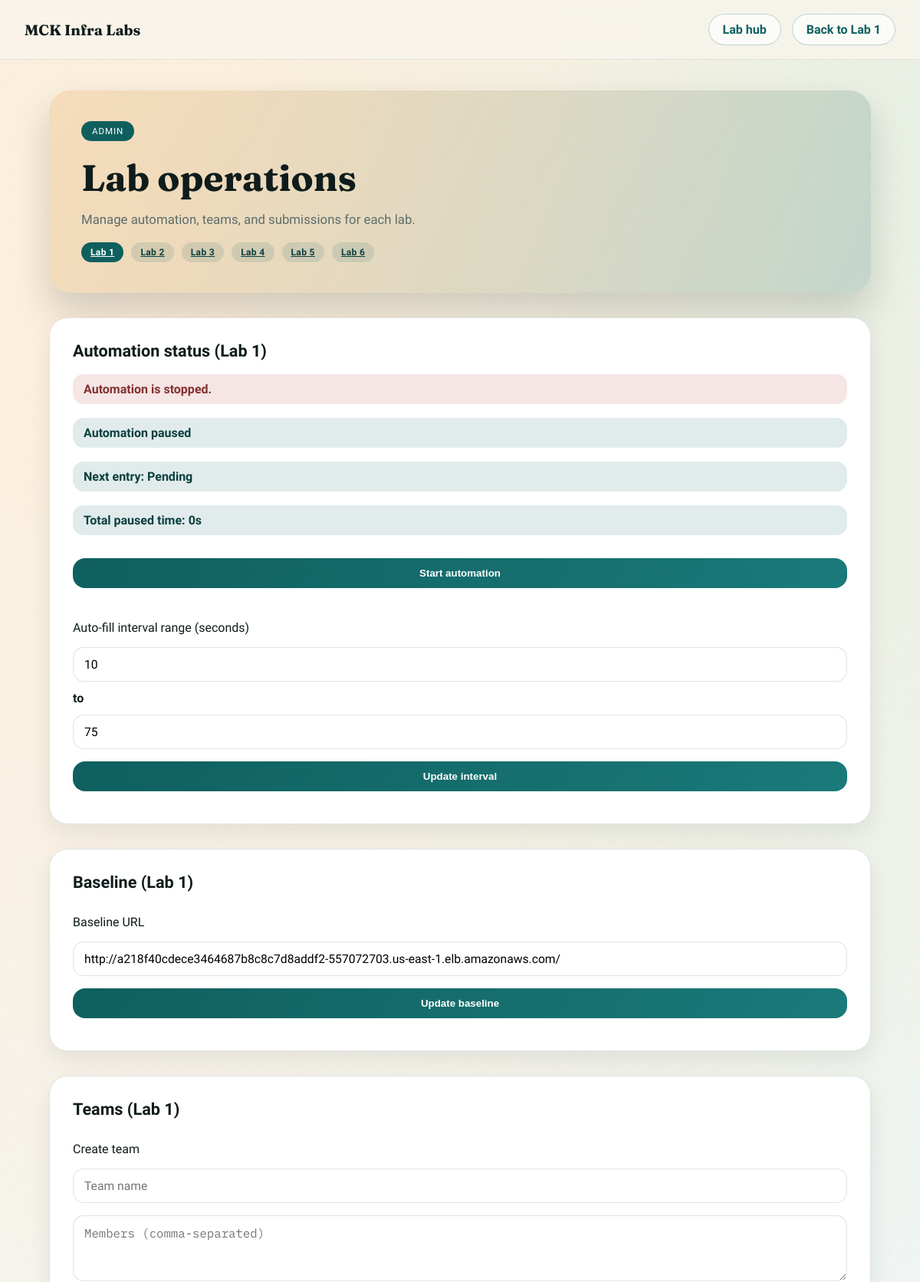
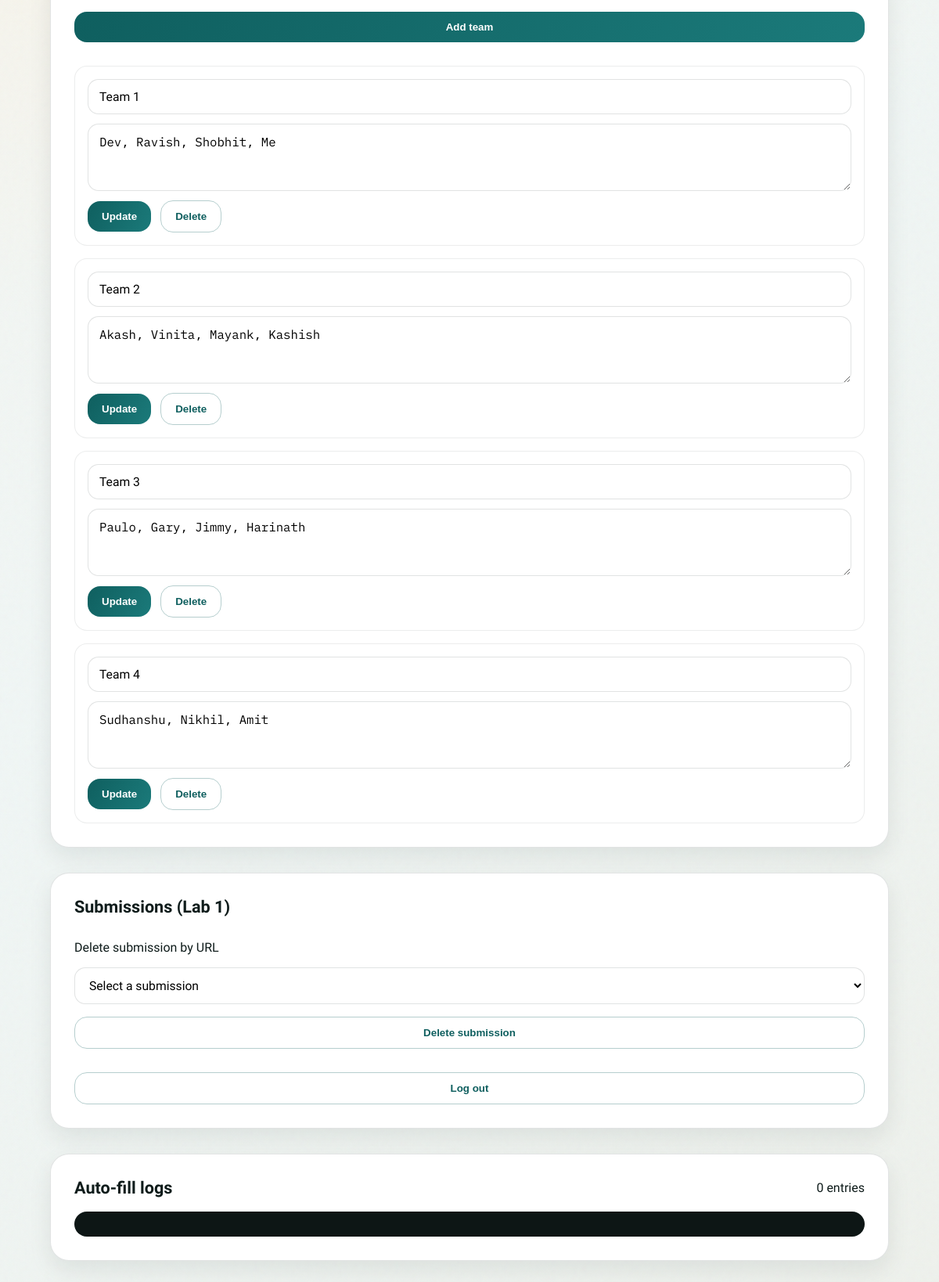
/admin/panel (signed in), run on the app's committed database (2 pictures, top to bottom).
### tables this page shows
CREATE TABLE settings (
    key TEXT PRIMARY KEY,
    value TEXT NOT NULL,
    updated_at INTEGER NOT NULL
);

CREATE TABLE teams (
    id INTEGER PRIMARY KEY AUTOINCREMENT,
    lab TEXT NOT NULL,
    name TEXT NOT NULL,
    members TEXT NOT NULL,
    created_at INTEGER NOT NULL,
    updated_at INTEGER NOT NULL,
    UNIQUE(lab, name)
);

### app.py (the view)
@app.get("/admin/panel")
def admin_panel():
    if not session.get("admin"):
        return redirect(url_for("admin_login"))
    lab_id = (request.args.get("lab") or DEFAULT_LAB_ID).strip().lower()
    lab = get_lab(lab_id)
    if not lab:
        lab = get_lab(DEFAULT_LAB_ID)
        lab_id = lab["id"]
    paused_seconds = automation_total_paused_seconds
    if automation_paused_at is not None:
        paused_seconds += int(time.time() - automation_paused_at)
    next_fill_in = None
    if next_auto_fill_at is not None:
        next_fill_in = max(0, int(next_auto_fill_at - time.time()))
    return render_template(
        "admin_panel.html",
        lab=lab,
        labs=list_labs(),
        automation_enabled=automation_enabled,
        auto_interval_min=AUTO_INTERVAL_MIN_SECONDS,
        auto_interval_max=AUTO_INTERVAL_MAX_SECONDS,
        teams=list_teams(lab_id),
        submissions=list_students(lab_id),
        automation_paused_seconds=paused_seconds,
        next_fill_in_seconds=next_fill_in,
        next_fill_entry_text=next_auto_fill_entry_text,
        baseline_url=get_setting("baseline_url", DEFAULT_BASELINE_URL),
    )

### app.py (called while the page is built, shortened)
def list_labs():
    return [LABS[key] for key in sorted(LABS.keys())]

def get_lab(lab_id):
    return LABS.get(lab_id)

def get_db():
    conn = sqlite3.connect(DB_PATH, timeout=5)
    conn.row_factory = sqlite3.Row
    return conn

def get_setting(key, fallback=None):
    with db_lock:
        conn = get_db()
        try:
            row = conn.execute(
                "SELECT value FROM settings WHERE key = ?",
                (key,),
            ).fetchone()
        finally:
            conn.close()
    return row["value"] if row else fallback

def list_teams(lab=None):
    with db_lock:
        conn = get_db()
        try:
            if lab:
                rows = conn.execute(
                    """
                    SELECT id, lab, name, members, updated_at
                    FROM teams
                    WHERE lab = ?
                    ORDER BY name ASC
                    """,
                    (lab,),
                ).fetchall()
        finally:
            conn.close()
    return [dict(row) for row in rows]

def list_students(lab_id=None):
    with db_lock:
        conn = get_db()
        try:
            if lab_id:
                rows = conn.execute(
                    """
                    SELECT lab, name, url, added_at
                    FROM students
                    WHERE lab = ?
                    ORDER BY added_at DESC
                    """,
                    (lab_id,),
                ).fetchall()
        finally:
            conn.close()
    return [dict(row) for row in rows]

### templates/admin_panel.html (shortened to what this page needs)
<!doctype html>
<html lang="en">
  <head>
    <link rel="stylesheet" href="/static/style.css" />
  </head>
  <body>
    <header class="topbar">
      <div class="brand">MCK Infra Labs</div>
      <nav class="top-links">
        <a class="ghost-link" href="/">Lab hub</a>
        <a class="ghost-link" href="/labs/{{ lab.id }}">Back to {{ lab.code }}</a>
      </nav>
    </header>
    <main class="page">
      <section class="hero admin-hero">
        <div class="badge">Admin</div>
        <h1>Lab operations</h1>
        <p>Manage automation, teams, and submissions for each lab.</p>
        <div class="lab-switch">
          {% for lab_item in labs %}
          <a
            class="pill {% if lab_item.id == lab.id %}active{% endif %}"
            href="/admin/panel?lab={{ lab_item.id }}"
          >
            {{ lab_item.code }}
          </a>
          {% endfor %}
        </div>
      </section>
      {% if lab.automation_enabled %}
      <section class="panel">
        <div class="results-header">
          <h2>Automation status ({{ lab.code }})</h2>
        </div>
        <div class="status {% if automation_enabled %}ok{% else %}error{% endif %}">
          Automation is {% if automation_enabled %}running{% else %}stopped{% endif %}.
        </div>
        <div class="status" id="auto-fill-timer" data-next-seconds="{{ next_fill_in_seconds or 0 }}">
          {% if automation_enabled and next_fill_in_seconds is not none %}
          Next auto-fill in {{ next_fill_in_seconds }}s
          {% elif automation_enabled %}
          Next auto-fill time pending
          {% else %}
          Automation paused
          {% endif %}
        </div>
        <div class="status">
          Next entry: <span id="auto-fill-entry">{{ next_fill_entry_text or "Pending" }}</span>
        </div>
        <div class="status">
          Total paused time: {{ automation_paused_seconds }}s
        </div>
        <form method="post" action="/admin/toggle" class="admin-actions">
          <button type="submit">
            {% if automation_enabled %}Stop automation{% else %}Start automation{% endif %}
          </button>
        </form>
        <form method="post" action="/admin/interval" class="admin-actions">
          <label class="form-label">Auto-fill interval range (seconds)</label>
          <div class="inline-fields">
            <input
              type="number"
              name="auto_interval_min"
              min="1"
              value="{{ auto_interval_min }}"
              required
            />
            <span class="field-divider">to</span>
            <input
              type="number"
              name="auto_interval_max"
              min="1"
              value="{{ auto_interval_max }}"
              required
            />
          </div>
          <button type="submit">Update interval</button>
        </form>
      </section>
      {% endif %}
      {% if lab.compare_enabled %}
      <section class="panel">
        <div class="results-header">
          <h2>Baseline ({{ lab.code }})</h2>
        </div>
        <form method="post" action="/admin/baseline" class="admin-actions">
          <label class="form-label">Baseline URL</label>
          <input type="url" name="baseline_url" value="{{ baseline_url }}" required />
          <button type="submit">Update baseline</button>
        </form>
      </section>
      {% endif %}
      <section class="panel">
        <div class="results-header">
          <h2>Teams ({{ lab.code }})</h2>
        </div>
        <form method="post" action="/admin/teams" class="admin-actions">
          <label class="form-label">Create team</label>
          <div class="inline-fields">
            <input type="text" name="name" placeholder="Team name" required />
          </div>
          <textarea
            name="members"
            rows="3"
            placeholder="Members (comma-separated)"
            required
          ></textarea>
          <button type="submit">Add team</button>
        </form>
        {% if teams %}
        <div class="team-list">
          {% for team in teams %}
          <form method="post" action="/admin/teams/{{ team.id }}/update" class="team-card">
            <div class="inline-fields">
              <input type="text" name="name" value="{{ team.name }}" required />
            </div>
            <textarea name="members" rows="3" required>{{ team.members }}</textarea>
            <div class="inline-fields">
              <button type="submit">Update</button>
              <button type="submit" formaction="/admin/teams/{{ team.id }}/delete" class="ghost">
                Delete
              </button>
            </div>
          </form>
          {% endfor %}
        </div>
        {% else %}
        <p>No teams configured yet.</p>
        {% endif %}
      </section>
      <section class="panel">
        <div class="results-header">
          <h2>Submissions ({{ lab.code }})</h2>
        </div>
        <form method="post" action="/admin/submissions/delete" class="admin-actions">
          <label class="form-label">Delete submission by URL</label>
          <select name="url" required>
            <option value="" disabled selected>Select a submission</option>
          </select>
          <button type="submit" class="ghost">Delete submission</button>
        </form>
        <form method="post" action="/admin/logout">
          <button type="submit" class="ghost">Log out</button>
        </form>
      </section>
      {% if lab.automation_enabled %}
      <section class="panel">
        <div class="results-header">
          <h2>Auto-fill logs</h2>
          <span id="log-count">0 entries</span>
        </div>
        <div class="log-box" id="log-box"></div>
      </section>
      {% endif %}
    </main>
  </body>
</html>

### static/style.css (style rules this page uses)
:root { --ink: #0f1c1b; --muted: #5b6d6b; --fog: #f7f2ea; --sea: #0f5f5f; --sea-dark: #0b3f3f; --clay: #e4a353; --clay-dark: #c8842f; --sky: #cfe8e4; --panel: #ffffff; --outline: rgba(15, 28, 27, 0.12); --shadow: 0 24px 48px rgba(15, 28, 27, 0.18); }
* { box-sizing: border-box; }
body { margin: 0; font-family: "Sora", "Segoe UI", sans-serif; color: var(--ink); background: radial-gradient(circle at 20% 10%, #fff0dc 0%, transparent 55%), radial-gradient(circle at 90% 5%, #d7f2ed 0%, transparent 45%), linear-gradient(140deg, #f9f4eb 0%, #f0f6f5 60%, #eef1ec 100%); min-height: 100vh; }
.topbar { position: sticky; top: 0; z-index: 2; display: flex; align-items: center; justify-content: space-between; padding: 18px 32px; backdrop-filter: blur(14px); background: rgba(248, 244, 236, 0.75); border-bottom: 1px solid rgba(15, 28, 27, 0.08); }
.brand { font-family: "Fraunces", "Times New Roman", serif; font-size: 1.2rem; font-weight: 700; }
.top-links { display: flex; gap: 14px; flex-wrap: wrap; }
.page { position: relative; z-index: 1; max-width: 1120px; margin: 0 auto; padding: 40px 24px 90px; display: grid; gap: 32px; }
.hero { background: linear-gradient(120deg, rgba(228, 163, 83, 0.25), rgba(15, 95, 95, 0.18)); border-radius: 28px; padding: 40px 42px; box-shadow: var(--shadow); animation: floatIn 0.8s ease-out; }
.hero h1 { font-family: "Fraunces", "Times New Roman", serif; font-size: clamp(2.4rem, 4vw, 3.6rem); margin: 18px 0 12px; }
.hero p { margin: 0; max-width: 640px; color: var(--muted); font-size: 1.05rem; line-height: 1.6; }
.badge { display: inline-flex; align-items: center; gap: 8px; background: var(--sea); color: #fff; padding: 6px 14px; border-radius: 999px; font-size: 0.72rem; letter-spacing: 0.08em; text-transform: uppercase; }
.primary-link, .ghost-link { display: inline-flex; align-items: center; justify-content: center; text-decoration: none; font-weight: 600; border-radius: 999px; padding: 10px 18px; }
.ghost-link { color: var(--sea); border: 1px solid rgba(15, 95, 95, 0.25); background: rgba(255, 255, 255, 0.6); }
.lab-switch { display: flex; gap: 10px; flex-wrap: wrap; margin-top: 16px; }
.pill { display: inline-flex; align-items: center; padding: 6px 12px; border-radius: 999px; background: rgba(15, 95, 95, 0.12); color: var(--sea-dark); font-size: 0.75rem; font-weight: 600; letter-spacing: 0.03em; }
.pill.active { background: var(--sea); color: #fff; }
.panel { background: var(--panel); border-radius: 24px; padding: 30px; border: 1px solid var(--outline); box-shadow: 0 12px 30px rgba(15, 28, 27, 0.08); display: grid; gap: 18px; animation: slideUp 0.7s ease-out 0.1s both; }
.results-header { display: flex; justify-content: space-between; align-items: center; gap: 12px; flex-wrap: wrap; }
.results-header h2 { margin: 0; font-size: 1.35rem; }
form { display: grid; gap: 16px; }
.field input, .field select, textarea, select, input[type="url"], input[type="text"], input[type="number"], input[type="password"] { width: 100%; padding: 12px 14px; border-radius: 14px; border: 1px solid var(--outline); font-size: 0.98rem; background: #fff; font-family: "Sora", "Segoe UI", sans-serif; transition: border 0.2s ease, box-shadow 0.2s ease; }
textarea { font-family: "IBM Plex Mono", monospace; resize: vertical; }
button { background: linear-gradient(120deg, var(--sea), #1b7a7a); border: none; color: #fff; padding: 12px 18px; border-radius: 16px; font-weight: 600; cursor: pointer; transition: transform 0.2s ease, box-shadow 0.2s ease; }
button.ghost, .ghost { background: transparent; border: 1px solid rgba(15, 95, 95, 0.3); color: var(--sea); box-shadow: none; }
.inline-fields { display: flex; gap: 12px; align-items: center; flex-wrap: wrap; }
.field-divider { color: var(--ink); font-weight: 600; }
.admin-actions { margin: 12px 0; }
.team-card { border: 1px solid rgba(15, 28, 27, 0.08); border-radius: 16px; padding: 16px; background: #fff; display: grid; gap: 12px; }
.team-list { display: grid; gap: 16px; }
.status { padding: 10px 14px; border-radius: 14px; background: rgba(15, 95, 95, 0.12); color: var(--sea-dark); font-weight: 600; }
.status.error { background: rgba(196, 84, 80, 0.15); color: #82312f; }
.log-box { background: #0d1615; border-radius: 16px; padding: 16px; color: #f4f3ef; font-family: "IBM Plex Mono", monospace; font-size: 0.85rem; max-height: 300px; overflow-y: auto; }

### data on the page
settings: baseline_url "http://a218f40cdece3464687b8c8c7d8addf2-557072703.us-east-1.elb.amazonaws.com/"
teams: name "Team 1", members "Dev, Ravish, Shobhit, Me"
teams: name "Team 2", members "Akash, Vinita, Mayank, Kashish"
teams: name "Team 3", members "Paulo, Gary, Jimmy, Harinath"
teams: name "Team 4", members "Sudhanshu, Nikhil, Amit"

### other printed values
{{ lab.code }} "Lab 1"
{{ lab_item.code }} "Lab 1" "Lab 2" "Lab 3" "Lab 4" "Lab 5" "Lab 6"
{{ next_fill_entry_text or "Pending" }} "Pending"
{{ automation_paused_seconds }} "0"
